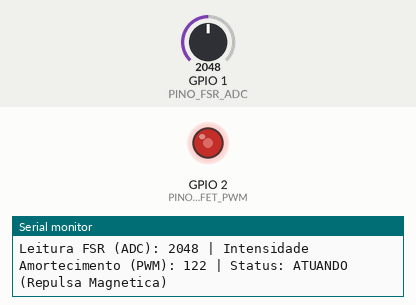
This sketch was run on a simulated ESP32-C3. Parts: output pins drawn as LEDs (lit = HIGH), the last lines printed to the serial monitor. Inputs (shaded band) come from the test bench; at power-on: GPIO 1 (PINO_FSR_ADC) = 2048.

Above: at 1.2 s.
1.3 s: GPIO 1 (PINO_FSR_ADC) set to 178
At 2.5 s:
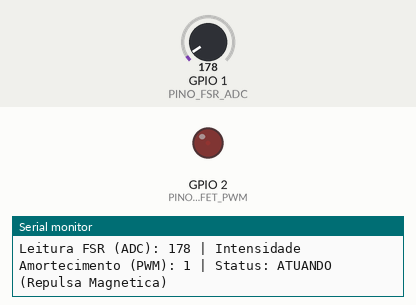
2.8 s: GPIO 1 (PINO_FSR_ADC) set to 148
At 3.2 s:
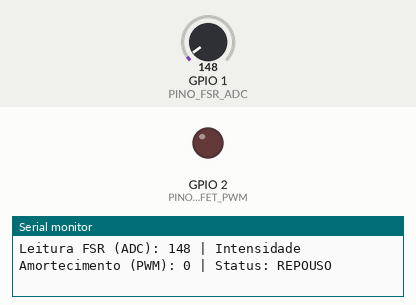
4.3 s: GPIO 1 (PINO_FSR_ADC) set to 2866
At 5.1 s:
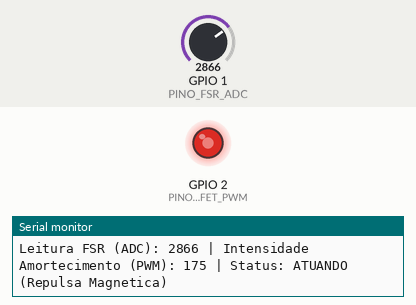
5.8 s: GPIO 1 (PINO_FSR_ADC) set to 3603
At 6.9 s:
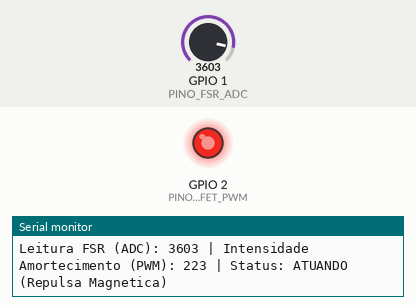
7.3 s: GPIO 1 (PINO_FSR_ADC) set to 2047
At 8.5 s:
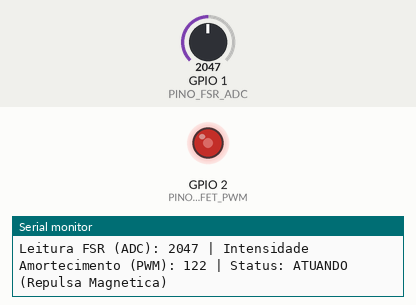
8.8 s: GPIO 1 (PINO_FSR_ADC) set to 110
At 10.3 s:
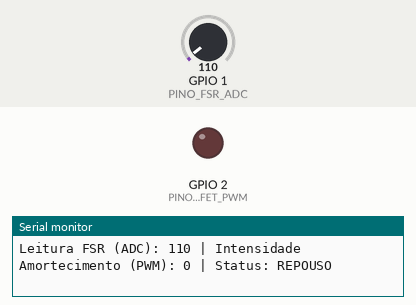
Timing chart, 0 to 11.3 s (numbered marks = the images above; inputs shaded):
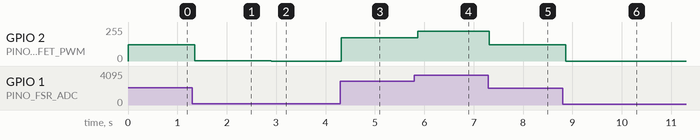

Measured:
- after the input at 1.3 s, GPIO 2 (PINO_MOSFET_PWM): 122/255 → 1/255 after 0.05 s
- after the input at 2.8 s, GPIO 2 (PINO_MOSFET_PWM): 1/255 → 0/255 after 0.10 s
- after the input at 4.3 s, GPIO 2 (PINO_MOSFET_PWM): 0/255 → 175/255 at once
- after the input at 5.8 s, GPIO 2 (PINO_MOSFET_PWM): 175/255 → 223/255 after 0.07 s
- after the input at 7.3 s, GPIO 2 (PINO_MOSFET_PWM): 223/255 → 122/255 at once
- after the input at 8.8 s, GPIO 2 (PINO_MOSFET_PWM): 122/255 → 0/255 after 0.07 s

The sketch:

firmware_palmilha.ino
```cpp
// PROJETO PALMILHA INTELIGENTE - Etec Ary do Camargo Pedroso
// Integrantes: Donizete, Arão, Áureo, Bruno, Guilherme

const int PINO_FSR_ADC = 1;     // Entrada Analogica do Sensor FSR-402 / Potenciometro
const int PINO_MOSFET_PWM = 2;  // Saida PWM para acionamento do MOSFET / LED

const int LIMIAR_MINIMO = 150;  // Filtro de ruido para pisada leve
const int ADC_MAXIMO = 4095;    // Resolucao de 12 bits do ESP32-C3

void setup() {
  Serial.begin(115200);
  pinMode(PINO_FSR_ADC, INPUT);
  pinMode(PINO_MOSFET_PWM, OUTPUT);
  analogWrite(PINO_MOSFET_PWM, 0);

  Serial.println("=== SISTEMA DE AMORTECIMENTO MAGNETICO INICIALIZADO ===");
}

void loop() {
  int leituraADC = analogRead(PINO_FSR_ADC);
  int pwmSaida = 0;

  if (leituraADC > LIMIAR_MINIMO) {
    pwmSaida = map(leituraADC, LIMIAR_MINIMO, ADC_MAXIMO, 0, 255);
    pwmSaida = constrain(pwmSaida, 0, 255);
  } else {
    pwmSaida = 0;
  }

  analogWrite(PINO_MOSFET_PWM, pwmSaida);

  Serial.print("Leitura FSR (ADC): ");
  Serial.print(leituraADC);
  Serial.print(" | Intensidade Amortecimento (PWM): ");
  Serial.print(pwmSaida);
  Serial.print(" | Status: ");

  if (pwmSaida > 0) {
    Serial.println("ATUANDO (Repulsa Magnetica)");
  } else {
    Serial.println("REPOUSO");
  }

  delay(100);
}
```
